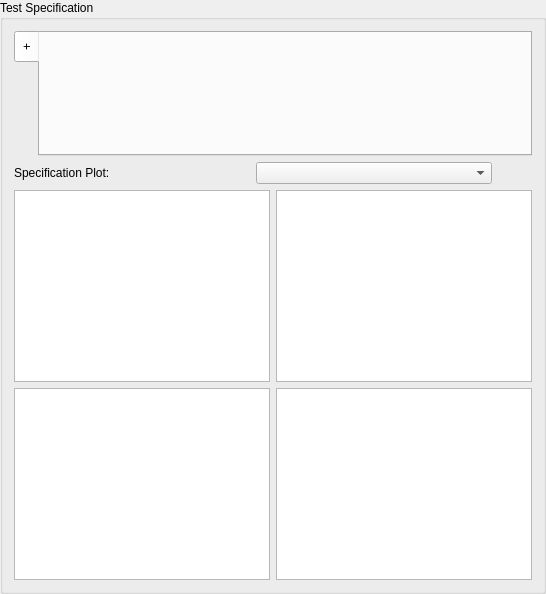
      <widget class="QGroupBox" name="test_specification_groupbox">
       <property name="title">
        <string>Test Specification</string>
       </property>
       <layout class="QVBoxLayout" name="verticalLayout_12">
        <item>
         <widget class="QTabWidget" name="sine_table_tab_widget">
          <property name="toolTip">
           <string>&lt;html&gt;&lt;head/&gt;&lt;body&gt;&lt;p&gt;&lt;span style=&quot; font-weight:600;&quot;&gt;Specification Breakpoint Table&lt;/span&gt;&lt;/p&gt;&lt;p&gt;Frequency breakpoints for the current environment.  Use the Tabs to select currently defined sine tones.  Clicking the (+) tab will create a new sine tone.&lt;/p&gt;&lt;/body&gt;&lt;/html&gt;</string>
          </property>
          <property name="tabPosition">
           <enum>QTabWidget::West</enum>
          </property>
          <property name="currentIndex">
           <number>0</number>
          </property>
          <widget class="QWidget" name="add_new_sine_tab">
           <attribute name="title">
            <string>+</string>
           </attribute>
          </widget>
         </widget>
        </item>
        <item>
         <layout class="QHBoxLayout" name="specification_button_layout">
          <item>
           <widget class="QLabel" name="specification_row_label">
            <property name="text">
             <string>Specification Plot:</string>
            </property>
           </widget>
          </item>
          <item>
           <widget class="QComboBox" name="specification_row_selector">
            <property name="toolTip">
             <string>&lt;html&gt;&lt;head/&gt;&lt;body&gt;&lt;p&gt;&lt;span style=&quot; font-weight:600;&quot;&gt;Control Channel Selector&lt;/span&gt;&lt;/p&gt;&lt;p&gt;Select the control channel to visualize in the specification Amplitude and Phase plots.&lt;/p&gt;&lt;/body&gt;&lt;/html&gt;</string>
            </property>
            <property name="sizeAdjustPolicy">
             <enum>QComboBox::AdjustToContents</enum>
            </property>
           </widget>
          </item>
          <item>
           <spacer name="specification_button_spacer">
            <property name="orientation">
             <enum>Qt::Horizontal</enum>
            </property>
            <property name="sizeType">
             <enum>QSizePolicy::Preferred</enum>
            </property>
            <property name="sizeHint" stdset="0">
             <size>
              <width>40</width>
              <height>20</height>
             </size>
            </property>
           </spacer>
          </item>
         </layout>
        </item>
        <item>
         <layout class="QGridLayout" name="gridLayout">
          <item row="0" column="1">
           <widget class="PlotWidget" name="specification_channel_amplitude_plot">
            <property name="toolTip">
             <string>&lt;html&gt;&lt;head/&gt;&lt;body&gt;&lt;p&gt;&lt;span style=&quot; font-weight:600;&quot;&gt;Specification Amplitude Plot&lt;/span&gt;&lt;/p&gt;&lt;p&gt;The amplitude of the selected control degree of freedom and sine tone plotted against the frequency.&lt;/p&gt;&lt;/body&gt;&lt;/html&gt;</string>
            </property>
            <property name="backgroundBrush">
             <brush brushstyle="NoBrush">
              <color alpha="255">
               <red>255</red>
               <green>255</green>
               <blue>255</blue>
              </color>
             </brush>
            </property>
           </widget>
          </item>
          <item row="2" column="1">
           <widget class="PlotWidget" name="specification_channel_phase_plot">
            <property name="toolTip">
             <string>&lt;html&gt;&lt;head/&gt;&lt;body&gt;&lt;p&gt;&lt;span style=&quot; font-weight:600;&quot;&gt;Specification Phase Plot&lt;/span&gt;&lt;/p&gt;&lt;p&gt;The phase of the selected control degree of freedom and sine tone plotted against the frequency.&lt;/p&gt;&lt;/body&gt;&lt;/html&gt;</string>
            </property>
            <property name="backgroundBrush">
             <brush brushstyle="NoBrush">
              <color alpha="255">
               <red>255</red>
               <green>255</green>
               <blue>255</blue>
              </color>
             </brush>
            </property>
           </widget>
          </item>
          <item row="2" column="0">
           <widget class="PlotWidget" name="specification_all_amplitudes_plot">
            <property name="toolTip">
             <string>&lt;html&gt;&lt;head/&gt;&lt;body&gt;&lt;p&gt;&lt;span style=&quot; font-weight:600;&quot;&gt;All Amplitudes Plot&lt;/span&gt;&lt;/p&gt;&lt;p&gt;A plot showing all specified amplitudes against their frequencies.&lt;/p&gt;&lt;/body&gt;&lt;/html&gt;</string>
            </property>
            <property name="backgroundBrush">
             <brush brushstyle="NoBrush">
              <color alpha="255">
               <red>255</red>
               <green>255</green>
               <blue>255</blue>
              </color>
             </brush>
            </property>
           </widget>
          </item>
          <item row="0" column="0">
           <widget class="PlotWidget" name="specification_all_frequencies_plot">
            <property name="toolTip">
             <string>&lt;html&gt;&lt;head/&gt;&lt;body&gt;&lt;p&gt;&lt;span style=&quot; font-weight:600;&quot;&gt;All Frequencies Plot&lt;/span&gt;&lt;/p&gt;&lt;p&gt;A plot showing all sine tone frequencies defined in the specification over time.&lt;/p&gt;&lt;/body&gt;&lt;/html&gt;</string>
            </property>
            <property name="backgroundBrush">
             <brush brushstyle="NoBrush">
              <color alpha="255">
               <red>255</red>
               <green>255</green>
               <blue>255</blue>
              </color>
             </brush>
            </property>
           </widget>
          </item>
         </layout>
        </item>
        <item>
         <layout class="QHBoxLayout" name="horizontalLayout_5"/>
        </item>
       </layout>
      </widget>
